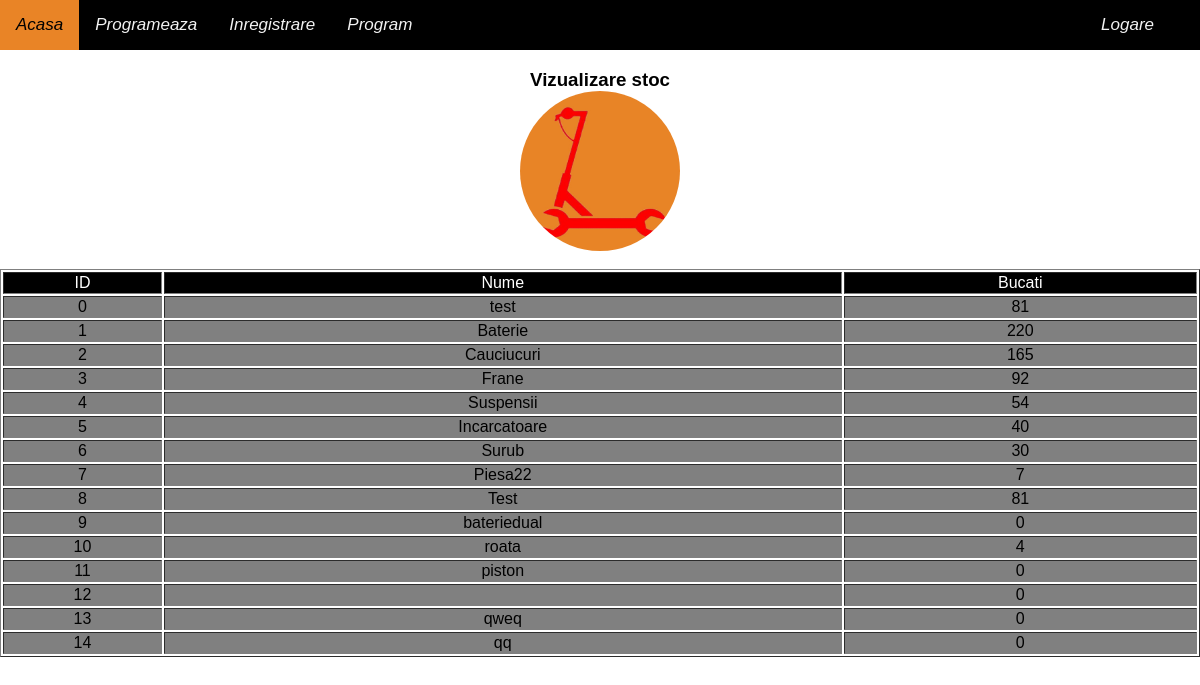
The page /stoc.php on the database its author committed.
### tables this page shows
CREATE TABLE `piese` (
  `ID` int(10) NOT NULL,
  `NumePiesa` varchar(100) NOT NULL,
  `Numar` int(10) NOT NULL
);

### stoc.php (the view, shortened to what this page needs)
<?php
include "header.php";
?>
<body style="background-color: white">
   <?php include_once "navbar.php" ?>
   <h3 style="text-align:center">
      <a>Vizualizare stoc</a>
      <br>
      <img alt="?" src="image/logo.png" style="border-radius: 50%;" width="160" height="160">
   </h3>
   <?php
   $servername = "localhost";
   $username = "root";
   $password = "";
   $dbname = "ServiceOnline";
   $conn = mysqli_connect($servername, $username, $password, $dbname);
   $select = "SELECT * from piese";
   $query = mysqli_query($conn, $select);
   $tabel = "<table border=1 style='width:100%;overflow-x:auto;'>";
   $tabel .= "<tr style='background-color:black; color:white;'>
      <td align=center>ID</td>";
   $tabel .= "<td align=center>Nume</td>";
   $tabel .= "<td align=center>Bucati</td>";
   $tabel .= "
   </tr>";
   if (mysqli_num_rows($query) > 0) {
      while ($row = mysqli_fetch_assoc($query)) {
         $tabel .= "<tr style='background-color:gray'>
      <td align=center>" . $row["ID"] . "</td>
      <td align=center>" . $row["NumePiesa"] . "</td>
      <td align=center>" . $row["Numar"] . "</td>";
      }
      $tabel .= "</table>";
      echo $tabel;
   }
   ?>
</body>

### css/style.css (style rules this page uses)
body { margin:0; font-family:Arial; background-color: #e98426; }
img { vertical-align: middle; }

### rows shown on the page
piese: ID "0", NumePiesa "test", Numar "81"
piese: ID "1", NumePiesa "Baterie", Numar "220"
piese: ID "2", NumePiesa "Cauciucuri", Numar "165"
piese: ID "3", NumePiesa "Frane", Numar "92"
piese: ID "4", NumePiesa "Suspensii", Numar "54"
piese: ID "5", NumePiesa "Incarcatoare", Numar "40"
piese: ID "6", NumePiesa "Surub", Numar "30"
piese: ID "7", NumePiesa "Piesa22", Numar "7"
piese: ID "8", NumePiesa "Test", Numar "81"
piese: ID "9", NumePiesa "bateriedual", Numar "0"
piese: ID "10", NumePiesa "roata", Numar "4"
piese: ID "11", NumePiesa "piston", Numar "0"
piese: ID "12", Numar "0"
piese: ID "13", NumePiesa "qweq", Numar "0"
piese: ID "14", NumePiesa "qq", Numar "0"
